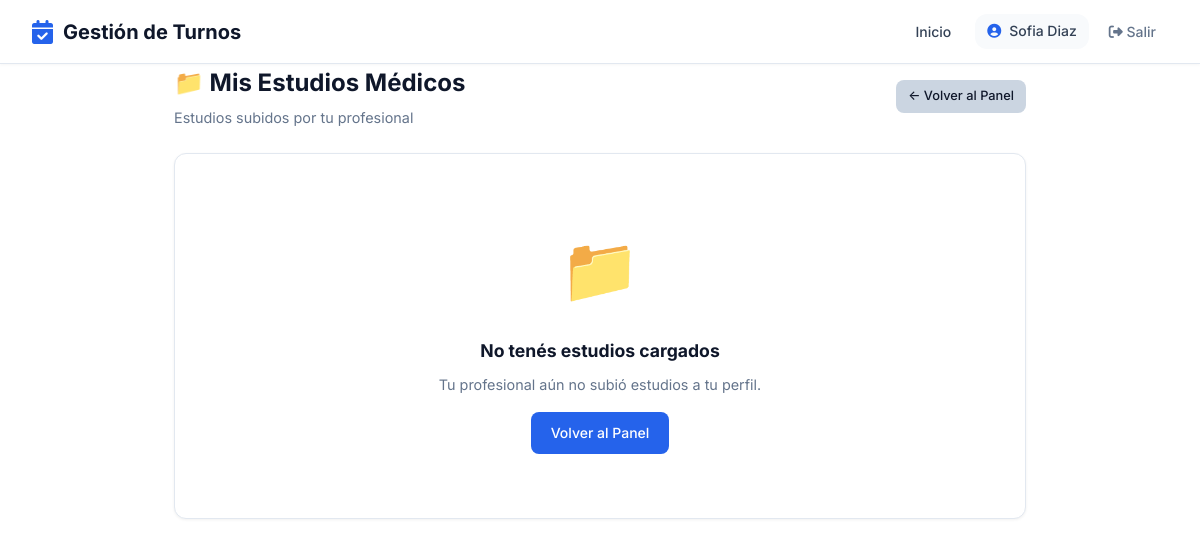
The page /paciente/mis-estudios/ (signed in) on the database as committed earlier.
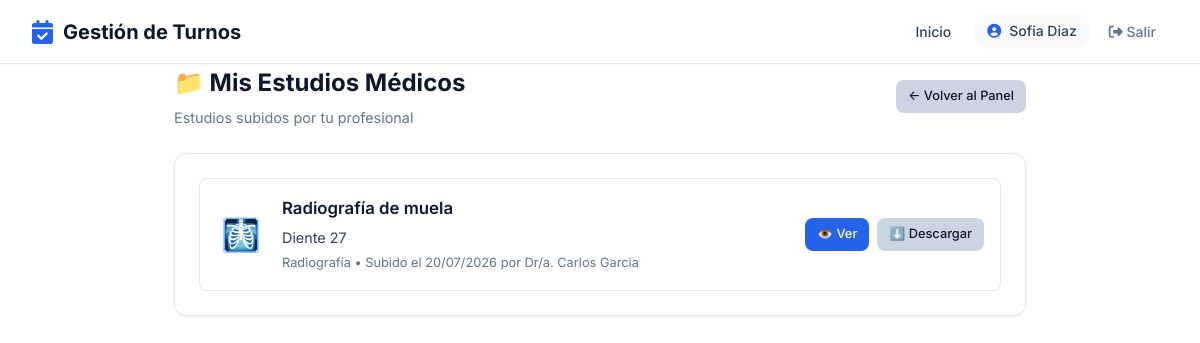
The same page on the database as committed later.
### pacientes/models.py (models this page shows, shortened)
class EstudioMedico(models.Model):
    paciente = models.ForeignKey(
        'pacientes.Paciente', on_delete=models.CASCADE, related_name='estudios_medicos'
    )
    profesional = models.ForeignKey(
        'profesionales.Profesional', on_delete=models.SET_NULL, null=True, related_name='estudios_subidos'
    )
    evolucion = models.ForeignKey(
        'historias_clinicas.Evolucion', on_delete=models.SET_NULL, null=True, blank=True,
        related_name='estudios_complementarios'
    )
    titulo = models.CharField(max_length=200)
    descripcion = models.TextField(blank=True)
    archivo = models.FileField(upload_to='estudios/%Y/%m/')
    tipo_estudio = models.CharField(
        max_length=50,
        choices=[
            ('radiografia', 'Radiografía'),
            ('laboratorio', 'Análisis de Laboratorio'),
            ('tomografia', 'Tomografía'),
            ('resonancia', 'Resonancia Magnética'),
            ('ecografia', 'Ecografía'),
            ('otro', 'Otro'),
        ],
        default='otro'
    )
    fecha_estudio = models.DateField(null=True, blank=True)
    creado = models.DateTimeField(auto_now_add=True)
    class Meta:
        ordering = ['-creado']
        verbose_name = 'Estudio Médico'
        verbose_name_plural = 'Estudios Médicos'

### profesionales/models.py (models this page shows, shortened)
class Profesional(Persona):
    ESPECIALIDADES = [
        ('odontologia', 'Odontología'),
        ('kinesiologia', 'Kinesiología'),
        ('psicologia', 'Psicología'),
        ('nutricion', 'Nutrición'),
        ('cardiologia', 'Cardiología'),
        ('medicina_general', 'Medicina General'),
        ('dermatologia', 'Dermatología'),
        ('estetica', 'Estética'),
        ('pediatria', 'Pediatría'),
        ('traumatologia', 'Traumatología'),
        ('veterinaria', 'Veterinaria'),
        ('fonoaudiologia', 'Fonoaudiologia'),
        ('otro', 'Otro'),
    ]
    usuario = models.OneToOneField(
        'usuarios.Usuario',
        on_delete=models.CASCADE,
        verbose_name='Usuario'
    )
    especialidad = models.CharField(
        max_length=50,
        choices=ESPECIALIDADES,
        verbose_name='Especialidad'
    )
    matricula = models.CharField(
        max_length=50,
        blank=True,
        verbose_name='Matrícula Profesional'
    )
    color_calendario = models.CharField(
        max_length=7,
        default='#4A90D9',
        verbose_name='Color en Calendario'
    )
    acepta_obra_social = models.BooleanField(
        default=False,
        verbose_name='Acepta Obra Social'
    )
    descripcion = models.TextField(
        blank=True,
        verbose_name='Descripción Profesional'
    )
    foto = models.ImageField(
    upload_to='profesionales/',
    blank=True,
    null=True,
    verbose_name='Foto de Perfil'
    )
    establecimientos = models.ManyToManyField(
    'establecimientos.Establecimiento',
    blank=True,
    related_name='profesionales',
    verbose_name='Consultorios donde atiende'
    )
    frase_destacada = models.CharField(max_length=200, blank=True, verbose_name='Frase destacada')
    precio_particular = models.DecimalField(max_digits=10, decimal_places=2, null=True, blank=True, verbose_name='Precio consulta particular')
    obras_sociales_texto = models.TextField(blank=True, verbose_name='Obras sociales (texto libre)')
    servicios_texto = models.TextField(blank=True, verbose_name='Servicios / Especializaciones')
    servicios_destacados = models.TextField(blank=True, verbose_name='Servicios destacados')
    especializaciones = models.TextField(blank=True, verbose_name='Especializaciones')
    atiende_por_orden = models.BooleanField(
    default=False,
    verbose_name='Atiende por orden de llegada'
)
    obras_sociales = models.ManyToManyField(
        'obras_sociales.ObraSocial',
        blank=True,
        related_name='profesionales',
        verbose_name='Obras Sociales'
    )
    planes = models.ManyToManyField(
        'obras_sociales.Plan',
        blank=True,
        verbose_name='Planes'
    )
    class Meta:
        verbose_name = 'Profesional'
        verbose_name_plural = 'Profesionales'
        ordering = ['apellido', 'nombre']

### pacientes/views_portal.py (the view)
@login_required
def mis_estudios(request):
    if request.user.rol != 'paciente':
        messages.error(request, 'No tenés acceso.')
        return redirect('home')
    paciente = get_object_or_404(Paciente, usuario=request.user)
    cliente_slug = request.session.get('cliente_slug')
    cliente = None
    if cliente_slug:
        try:
            cliente = ClienteSaaS.objects.get(slug=cliente_slug, activo=True)
        except ClienteSaaS.DoesNotExist:
            pass
    estudios = paciente.estudios_medicos.all()
    if cliente:
        if cliente.tipo == 'consultorio':
            estudios = estudios.filter(profesional__establecimientos=cliente.establecimiento)
        else:
            estudios = estudios.filter(profesional=cliente.profesional)
    return render(request, 'pacientes/portal/mis_estudios.html', {
        'paciente': paciente,
        'estudios': estudios,
    })

### core_app/models.py (called while the page is built)
    @property
    def nombre_completo(self):
        return f"{self.nombre} {self.apellido}"

### pacientes/templates/pacientes/portal/mis_estudios.html (shortened to what this page needs)
{% extends 'core_app/base.html' %}
{% load static %}
{% block extra_css %}
    <link rel="stylesheet" href="{% static 'css/pages/portal_paciente.css' %}">
{% endblock %}
{% block content %}
<div class="portal-paciente-page">
<div class="portal-paciente-container">
    <div class="portal-header">
        <div>
            <h1>📁 Mis Estudios Médicos</h1>
            <p style="color: var(--text-muted); margin-top: 4px;">Estudios subidos por tu profesional</p>
        </div>
        <a href="{% url 'panel_paciente' %}" class="btn btn-secondary btn-sm">← Volver al Panel</a>
    </div>
    {% if estudios %}
    <div class="portal-card">
        <div style="display: flex; flex-direction: column; gap: 12px;">
            {% for estudio in estudios %}
            <div class="estudio-item">
                <div class="estudio-icono">
                    {% if estudio.tipo_estudio == 'radiografia' %}🩻
                    {% elif estudio.tipo_estudio == 'laboratorio' %}🧪
                    {% elif estudio.tipo_estudio == 'tomografia' %}🖥️
                    {% elif estudio.tipo_estudio == 'resonancia' %}🧲
                    {% elif estudio.tipo_estudio == 'ecografia' %}🔊
                    {% else %}📄{% endif %}
                </div>
                <div class="estudio-info">
                    <div class="titulo">{{ estudio.titulo }}</div>
                    {% if estudio.descripcion %}
                        <div class="descripcion">{{ estudio.descripcion }}</div>
                    {% endif %}
                    <div class="meta">
                        {{ estudio.get_tipo_estudio_display }} •
                        Subido el {{ estudio.creado|date:"d/m/Y" }}
                        {% if estudio.profesional %}
                            por Dr/a. {{ estudio.profesional.nombre_completo }}
                        {% endif %}
                    </div>
                </div>
                <div class="estudio-acciones">
                    <a href="{{ estudio.archivo.url }}" class="btn btn-primary btn-sm" target="_blank">👁️ Ver</a>
                    <a href="{{ estudio.archivo.url }}" class="btn btn-secondary btn-sm" download>⬇️ Descargar</a>
                </div>
            </div>
            {% endfor %}
        </div>
    </div>
    {% else %}
    <div class="portal-card">
        <div class="portal-empty">
            <span class="icono">📁</span>
            <h3>No tenés estudios cargados</h3>
            <p>Tu profesional aún no subió estudios a tu perfil.</p>
            <a href="{% url 'panel_paciente' %}" class="btn btn-primary">Volver al Panel</a>
        </div>
    </div>
    {% endif %}
</div>
</div>
{% endblock %}

Rows that differ between the two databases and show on the page:
added EstudioMedico: titulo "Radiografía de muela", descripcion "Diente 27", tipo_estudio "Radiografía", creado "20/07/2026", profesional.nombre_completo "Carlos Garcia"
Other text that changed with them:
text no longer shown: "📁 No tenés estudios cargados Tu profesional aún no subió estudios a tu perfil. Volver al Panel"
